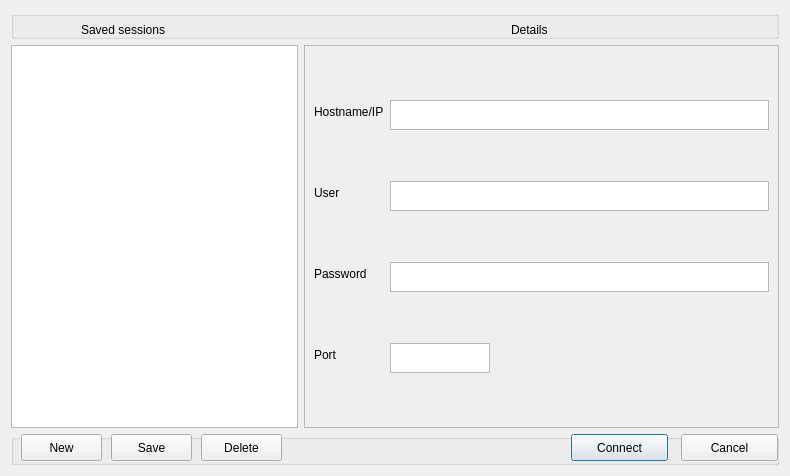
<?xml version="1.0" encoding="UTF-8"?>
<ui version="4.0">
 <class>SessionManager</class>
 <widget class="QDialog" name="SessionManager">
  <property name="geometry">
   <rect>
    <x>0</x>
    <y>0</y>
    <width>790</width>
    <height>476</height>
   </rect>
  </property>
  <property name="minimumSize">
   <size>
    <width>790</width>
    <height>476</height>
   </size>
  </property>
  <property name="maximumSize">
   <size>
    <width>790</width>
    <height>476</height>
   </size>
  </property>
  <property name="windowTitle">
   <string>Dialog</string>
  </property>
  <layout class="QVBoxLayout" name="verticalLayout">
   <item>
    <widget class="QGroupBox" name="groupBox_2">
     <property name="maximumSize">
      <size>
       <width>16777215</width>
       <height>28</height>
      </size>
     </property>
     <property name="title">
      <string/>
     </property>
     <widget class="QLabel" name="label">
      <property name="geometry">
       <rect>
        <x>70</x>
        <y>10</y>
        <width>121</width>
        <height>17</height>
       </rect>
      </property>
      <property name="text">
       <string>Saved sessions</string>
      </property>
     </widget>
     <widget class="QLabel" name="label_2">
      <property name="geometry">
       <rect>
        <x>500</x>
        <y>10</y>
        <width>67</width>
        <height>17</height>
       </rect>
      </property>
      <property name="text">
       <string>Details</string>
      </property>
     </widget>
    </widget>
   </item>
   <item>
    <layout class="QHBoxLayout" name="horizontalLayout_3">
     <item>
      <widget class="QListView" name="session_list">
       <property name="maximumSize">
        <size>
         <width>287</width>
         <height>16777215</height>
        </size>
       </property>
      </widget>
     </item>
     <item>
      <widget class="QScrollArea" name="scrollArea">
       <property name="widgetResizable">
        <bool>true</bool>
       </property>
       <widget class="QWidget" name="scrollAreaWidgetContents">
        <property name="geometry">
         <rect>
          <x>0</x>
          <y>0</y>
          <width>475</width>
          <height>386</height>
         </rect>
        </property>
        <layout class="QFormLayout" name="formLayout_2">
         <property name="fieldGrowthPolicy">
          <enum>QFormLayout::AllNonFixedFieldsGrow</enum>
         </property>
         <item row="0" column="0">
          <widget class="QLabel" name="label_3">
           <property name="text">
            <string>Hostname/IP</string>
           </property>
          </widget>
         </item>
         <item row="0" column="1">
          <widget class="QTextEdit" name="HostName_edit">
           <property name="maximumSize">
            <size>
             <width>16777215</width>
             <height>30</height>
            </size>
           </property>
          </widget>
         </item>
         <item row="1" column="0">
          <widget class="QLabel" name="label_4">
           <property name="text">
            <string>User</string>
           </property>
          </widget>
         </item>
         <item row="1" column="1">
          <widget class="QTextEdit" name="user_edit">
           <property name="maximumSize">
            <size>
             <width>16777215</width>
             <height>30</height>
            </size>
           </property>
          </widget>
         </item>
         <item row="2" column="0">
          <widget class="QLabel" name="label_5">
           <property name="text">
            <string>Password</string>
           </property>
          </widget>
         </item>
         <item row="2" column="1">
          <widget class="QTextEdit" name="password_edit">
           <property name="maximumSize">
            <size>
             <width>16777215</width>
             <height>30</height>
            </size>
           </property>
          </widget>
         </item>
         <item row="3" column="0">
          <widget class="QLabel" name="label_6">
           <property name="text">
            <string>Port</string>
           </property>
          </widget>
         </item>
         <item row="3" column="1">
          <widget class="QTextEdit" name="port_edit">
           <property name="maximumSize">
            <size>
             <width>100</width>
             <height>30</height>
            </size>
           </property>
          </widget>
         </item>
        </layout>
       </widget>
      </widget>
     </item>
    </layout>
   </item>
   <item>
    <widget class="QGroupBox" name="groupBox">
     <property name="title">
      <string/>
     </property>
     <widget class="QPushButton" name="Connect_button">
      <property name="geometry">
       <rect>
        <x>560</x>
        <y>0</y>
        <width>97</width>
        <height>27</height>
       </rect>
      </property>
      <property name="text">
       <string>Connect</string>
      </property>
     </widget>
     <widget class="QPushButton" name="Cancel_button">
      <property name="geometry">
       <rect>
        <x>670</x>
        <y>0</y>
        <width>97</width>
        <height>27</height>
       </rect>
      </property>
      <property name="text">
       <string>Cancel</string>
      </property>
     </widget>
     <widget class="QPushButton" name="new_button">
      <property name="geometry">
       <rect>
        <x>10</x>
        <y>0</y>
        <width>81</width>
        <height>27</height>
       </rect>
      </property>
      <property name="text">
       <string>New</string>
      </property>
     </widget>
     <widget class="QPushButton" name="save_button">
      <property name="geometry">
       <rect>
        <x>100</x>
        <y>0</y>
        <width>81</width>
        <height>27</height>
       </rect>
      </property>
      <property name="text">
       <string>Save</string>
      </property>
     </widget>
     <widget class="QPushButton" name="delete_button">
      <property name="geometry">
       <rect>
        <x>190</x>
        <y>0</y>
        <width>81</width>
        <height>27</height>
       </rect>
      </property>
      <property name="text">
       <string>Delete</string>
      </property>
     </widget>
     <zorder>Connect_button</zorder>
     <zorder>Cancel_button</zorder>
     <zorder>new_button</zorder>
     <zorder>save_button</zorder>
     <zorder>delete_button</zorder>
     <zorder>horizontalLayoutWidget</zorder>
    </widget>
   </item>
  </layout>
 </widget>
 <resources/>
 <connections>
  <connection>
   <sender>Cancel_button</sender>
   <signal>clicked()</signal>
   <receiver>SessionManager</receiver>
   <slot>close()</slot>
   <hints>
    <hint type="sourcelabel">
     <x>727</x>
     <y>452</y>
    </hint>
    <hint type="destinationlabel">
     <x>394</x>
     <y>237</y>
    </hint>
   </hints>
  </connection>
 </connections>
</ui>
